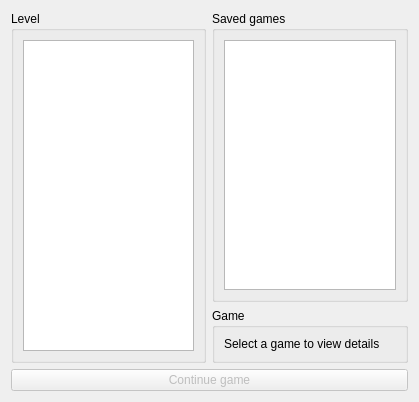
<?xml version="1.0" encoding="UTF-8"?>
<ui version="4.0">
 <class>LoadGameDialog</class>
 <widget class="QDialog" name="LoadGameDialog">
  <property name="geometry">
   <rect>
    <x>0</x>
    <y>0</y>
    <width>419</width>
    <height>402</height>
   </rect>
  </property>
  <property name="windowTitle">
   <string>Dialog</string>
  </property>
  <layout class="QVBoxLayout" name="verticalLayout_5">
   <item>
    <layout class="QHBoxLayout" name="horizontalLayout">
     <item>
      <widget class="QGroupBox" name="groupBox">
       <property name="title">
        <string>Level</string>
       </property>
       <layout class="QVBoxLayout" name="verticalLayout_2">
        <item>
         <widget class="QListWidget" name="levelListWidget"/>
        </item>
       </layout>
      </widget>
     </item>
     <item>
      <layout class="QVBoxLayout" name="verticalLayout_4">
       <item>
        <widget class="QGroupBox" name="groupBox_2">
         <property name="title">
          <string>Saved games</string>
         </property>
         <layout class="QVBoxLayout" name="verticalLayout_3">
          <item>
           <widget class="QListWidget" name="savedGamesListWidget"/>
          </item>
         </layout>
        </widget>
       </item>
       <item>
        <widget class="QGroupBox" name="groupBox_3">
         <property name="title">
          <string>Game</string>
         </property>
         <layout class="QVBoxLayout" name="verticalLayout">
          <item>
           <widget class="QLabel" name="detailsLabel">
            <property name="text">
             <string>Select a game to view details</string>
            </property>
           </widget>
          </item>
         </layout>
        </widget>
       </item>
      </layout>
     </item>
    </layout>
   </item>
   <item>
    <widget class="QPushButton" name="loadGameButton">
     <property name="enabled">
      <bool>false</bool>
     </property>
     <property name="text">
      <string>Continue game</string>
     </property>
    </widget>
   </item>
  </layout>
 </widget>
 <resources/>
 <connections/>
</ui>
